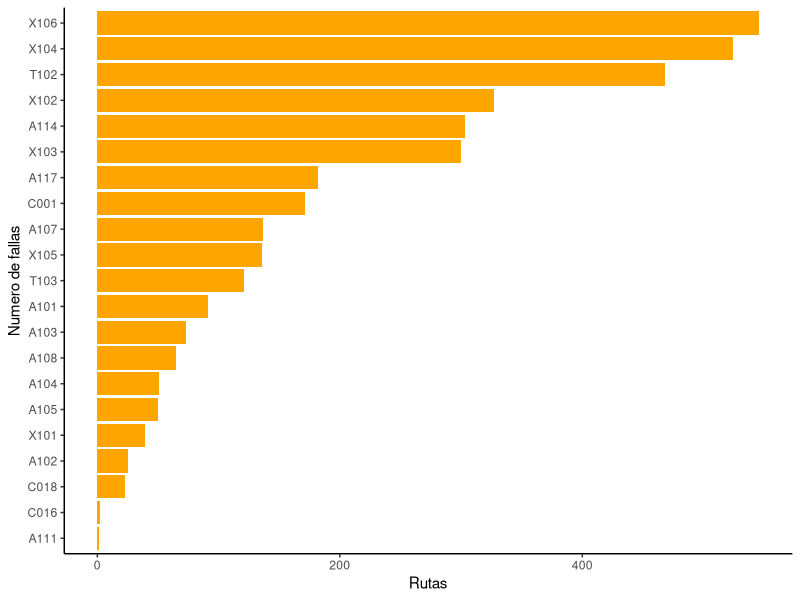
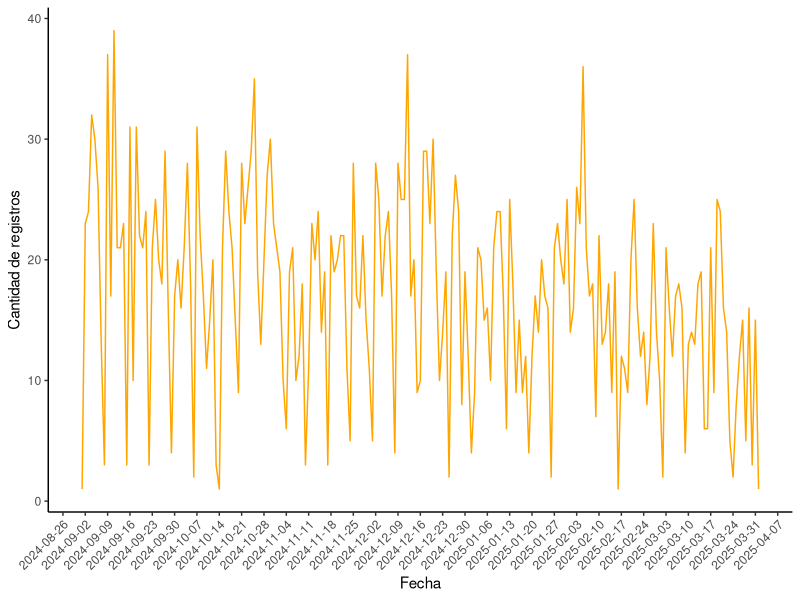
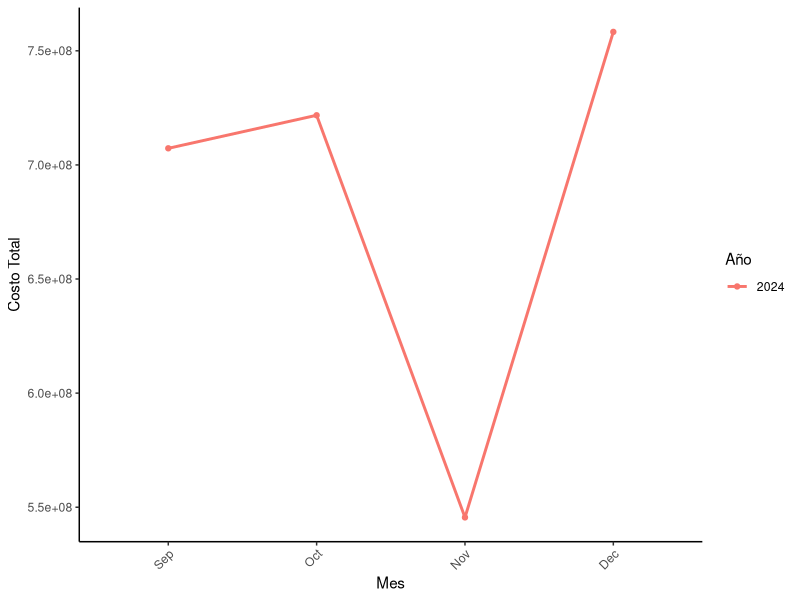
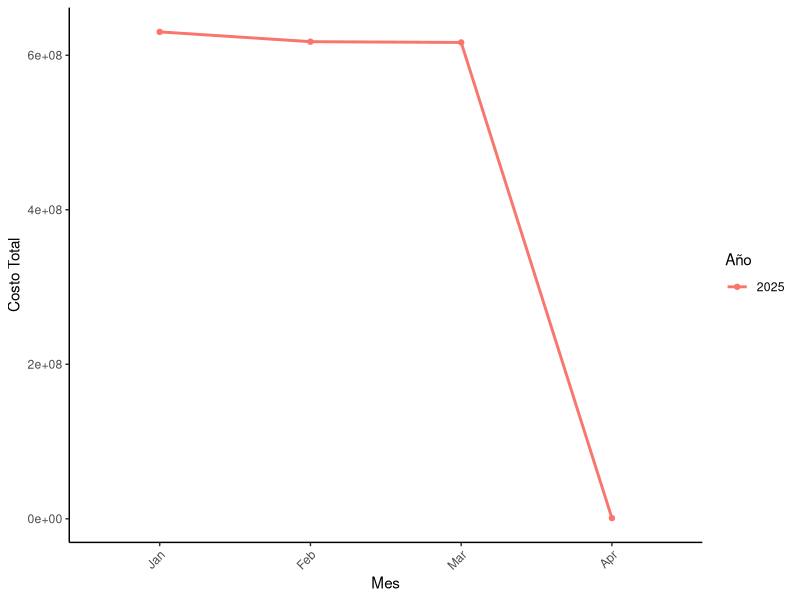
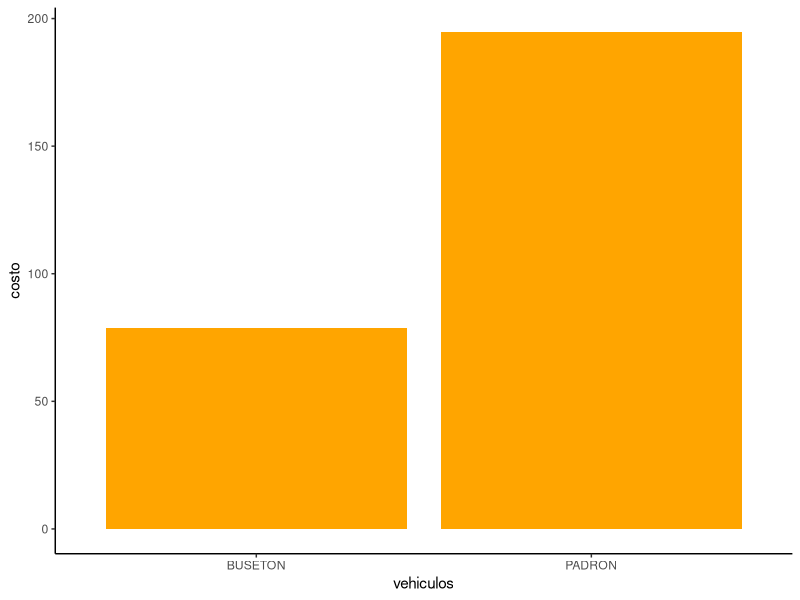
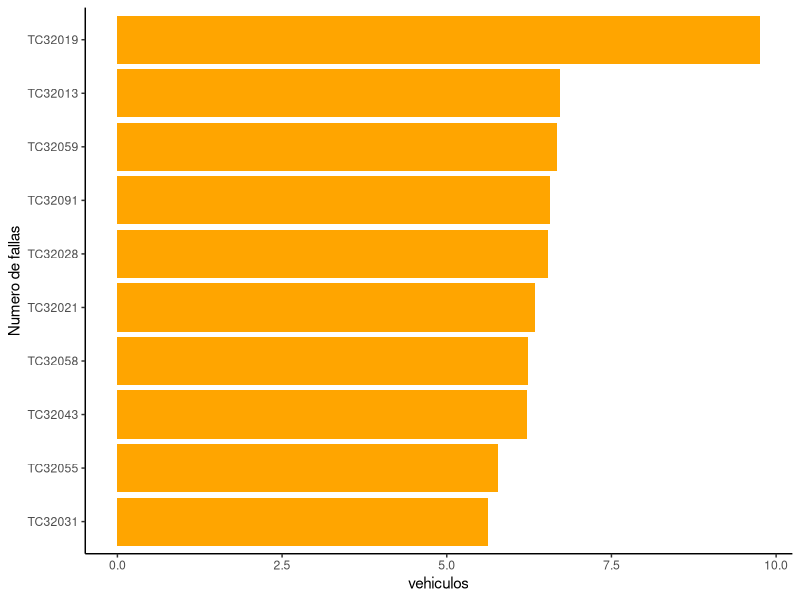

Here is the R script that generated these plots, in order:
## ---- chunk 1
library(dplyr)
library(ggplot2)
library(forcats)
library(readxl)
library(scales)
library(stringr)
library(flextable)
library(lubridate)
## ---- chunk 2
df <- read_xlsx("df_final.xlsx")
## ---- chunk 3
# Tarjeta 1: promedio de varadas que se dan durante el periodo de tiempo
mean_dias_varad <- df %>% 
  filter(varado == "SI") %>% 
  summarise(mean_dias_vara = round(mean(dia_varados,na.rm = TRUE))) %>% 
  pull(mean_dias_vara)

# Tarjeta 2: costo promedio del mantenimiento
mean_costo_opertativo <-dollar(mean(df$costo_x_perdida),big.mark = ".")

# Tarjeta 3: numero de varadad acomuladas.
num_varad = length(df$ruta)
num_varad = formatC(num_varad, big.mark = ".")

# Tarjeta 4: Dia con mas varadas
dia_repor_mayor_eventos <-df %>% 
    group_by(dia_habil) %>%
    summarise(frecuencia = n()) %>% 
    arrange(desc(frecuencia)) %>% 
  mutate(rankig = 1:n(),
         dia_habil = str_to_sentence(dia_habil)) %>% 
    filter(rankig == 1) %>%
    pull(dia_habil)
## ---- chunk 4
#| content: valuebox
#| title: "Promedio de dias varados"

list(
  icon = "file-medical", #cambiar el icono
  color = "primary",
  value = mean_dias_varad
)
## ---- chunk 5
#| content: valuebox
#| title: "costo promedio de las varadas"

list(
  icon = "file-medical", #cambiar el icono
  color = "primary",
  value = mean_costo_opertativo
)
## ---- chunk 6
#| content: valuebox
#| title: "Numero total de eventos"

list(
  icon = "file-medical",#cambiar el icono
  color = "primary",
  value = num_varad
)
## ---- chunk 7
#| content: valuebox
#| title: "Dia con mayor evento"

list(
  icon = "file-medical",#cambiar el icono
  color = "primary",
  value = dia_repor_mayor_eventos
)
## ---- chunk 8
#| title: Rutas con mayor numero de fallas

df %>% 
    group_by(ruta) %>% 
    summarise(frec = n()) %>% 
    arrange(desc(frec)) %>% 
    ggplot(aes(x = reorder(ruta,frec) ,y= frec))+
    geom_bar(stat = "identity", position = "dodge", fill = "orange")+
    coord_flip() +
    theme_classic()+
    xlab("Numero de fallas") +
    ylab("Rutas")

## ---- chunk 9
#| title: Top 5 de las fallas mas frecuentes en las rutas
 
df %>% 
    group_by(sistema,subsistema) %>% 
    summarise(n = n()) %>% 
    arrange(desc(n)) %>%
    head(5) %>%  
  select(sistema,subsistema,n) %>% 
  flextable() %>% 
  set_header_labels(
   sistema = "Fallas en el sistema",
   subsistema = "Fallas en el subsistema",
   n = "Numero de ocurrencias")

## ---- chunk 10
#| title: tendencia de fallas por fecha 
 
df %>%
    mutate(fecha = as.Date(fecha)) %>%
    group_by(fecha) %>%
    summarise(n = n()) %>%
    ggplot(aes(x = fecha, y = n)) +
    geom_line(color = "orange") +  
    scale_x_date(date_labels = "%Y-%m-%d", date_breaks = "1 week") +  
    theme_classic() +
    labs(x = "Fecha", y = "Cantidad de registros") +
    theme(axis.text.x = element_text(angle = 45, hjust = 1))  

## ---- chunk 11
#| title: tendencia del costos de mantenimiento en 2024 

df %>% filter(year_falla == 2024) %>% 
    mutate(mes_falla = month(fecha, label = TRUE)) %>%  
    group_by(year_falla, mes_falla) %>%
    summarise(total_costo = sum(costo_x_perdida, na.rm = TRUE), .groups = "drop") %>%
    ggplot(aes(x = mes_falla, y = total_costo, group = year_falla, color = as.factor(year_falla))) +
    geom_line(size = 1) +  
    geom_point() +  
    theme_classic() +
    labs(x = "Mes", y = "Costo Total", color = "Año") +
    theme(axis.text.x = element_text(angle = 45, hjust = 1)) 
## ---- chunk 12
#| title: tendencia del costos de mantenimiento en 2025 

df %>% filter(year_falla == 2025) %>% 
    mutate(mes_falla = month(fecha, label = TRUE)) %>%  
    group_by(year_falla, mes_falla) %>%
    summarise(total_costo = sum(costo_x_perdida, na.rm = TRUE), .groups = "drop") %>%
    ggplot(aes(x = mes_falla, y = total_costo, group = year_falla, color = as.factor(year_falla))) +
    geom_line(size = 1) + 
    geom_point() +
    theme_classic() +
    labs(x = "Mes", y = "Costo Total", color = "Año") +
    theme(axis.text.x = element_text(angle = 45, hjust = 1)) 
## ---- chunk 13
#| title: tiplogia
 
df %>% group_by(tipologia,year_falla) %>% 
    summarise(total_costo_x_perdida = sum(costo_x_perdida)/10000000) %>% 
    arrange(desc(total_costo_x_perdida)) %>% 
    ggplot(aes(x = reorder(tipologia,total_costo_x_perdida),y= total_costo_x_perdida))+
    geom_bar(stat = "identity", position = "dodge", fill = "orange")+
    theme_classic()+
    xlab("vehiculos") +
    ylab("costo")

## ---- chunk 14
#| title: vehiculo

 df %>% group_by(vehiculo) %>% 
    summarise(total_costo_x_perdida = sum(costo_x_perdida)/10000000) %>% 
    arrange(desc(total_costo_x_perdida)) %>%
    head(10) %>% 
    ggplot(aes(x = reorder(vehiculo,total_costo_x_perdida) ,y= total_costo_x_perdida))+
    geom_bar(stat = "identity", position = "dodge", fill = "orange")+
    coord_flip() +
    theme_classic()+
    xlab("Numero de fallas") +
    ylab("vehiculos")
## ---- chunk 15
df_lm <-df %>% 
  group_by(year_falla,costo_x_perdida,costo_opot_max) %>% 
  summarise(frec = n())

summary(lm(costo_opot_max~costo_x_perdida+frec, data = df_lm))
